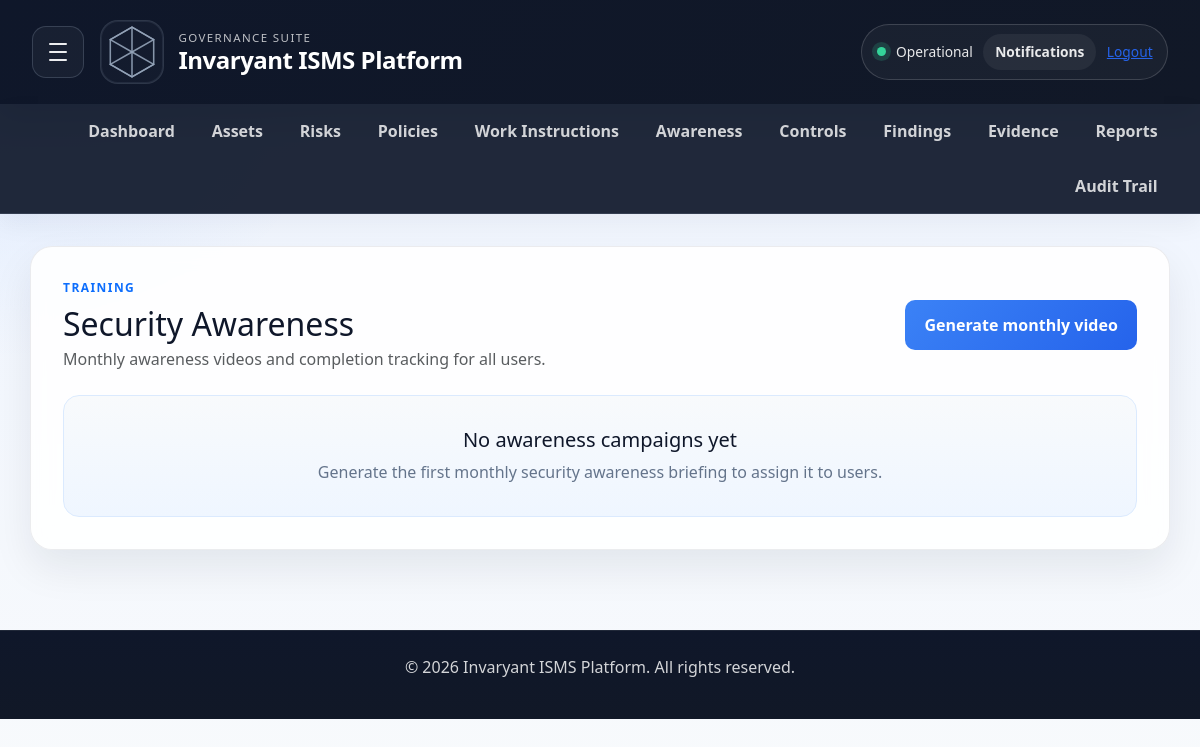
Page /security-awareness (signed in) on the earlier database version.
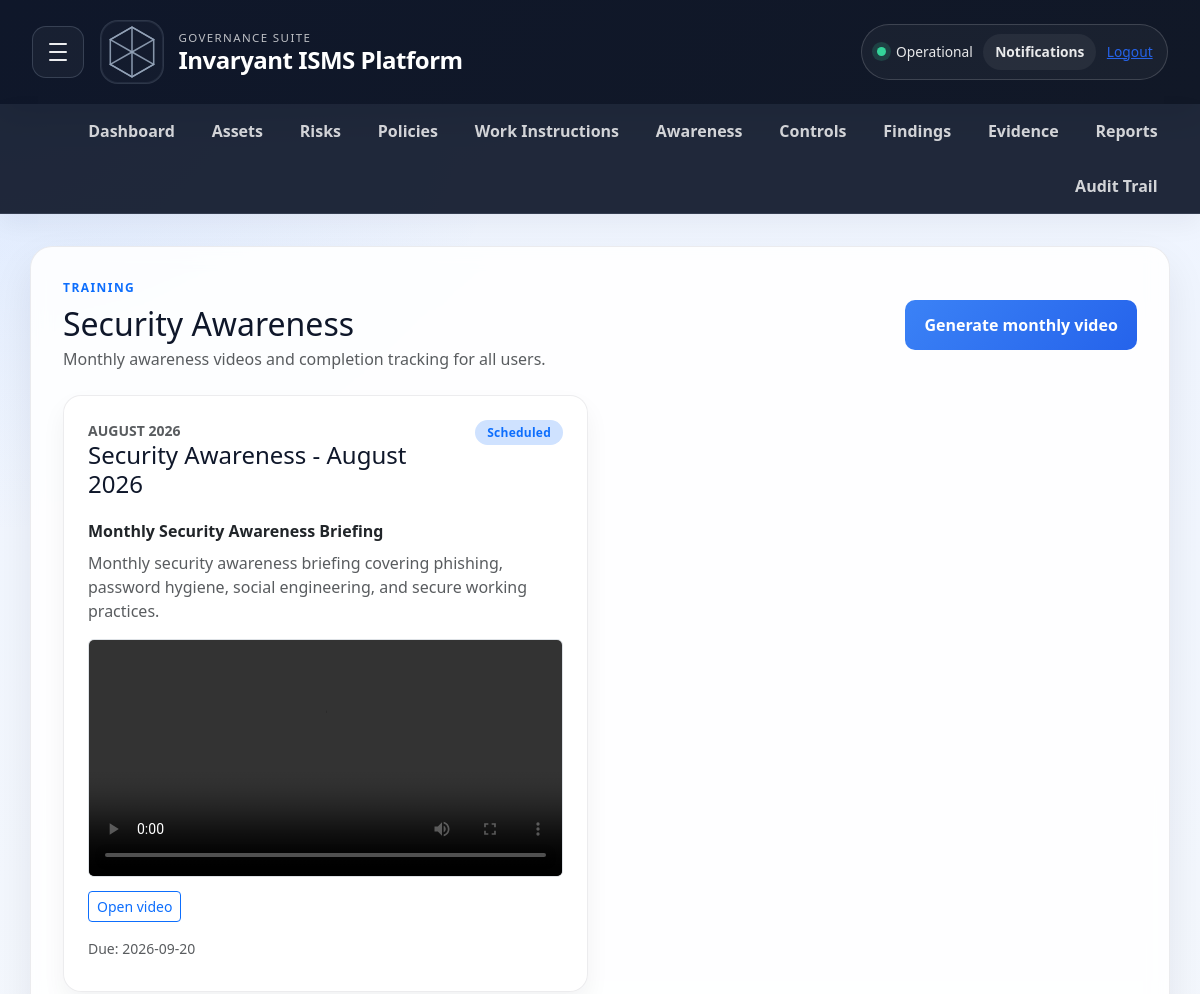
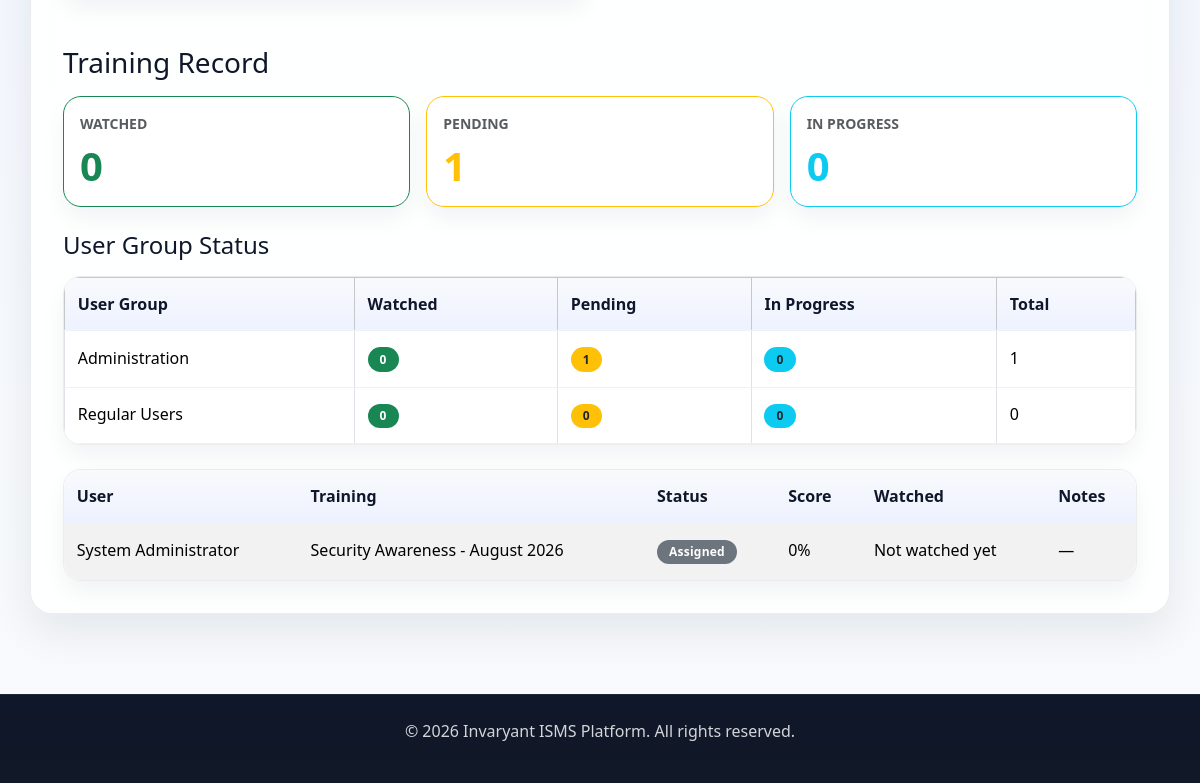
Same page on the later database version (2 pictures, top to bottom).
### app/models.py (models this page shows, shortened)
class SecurityAwarenessCampaign(db.Model):
    __tablename__ = 'security_awareness_campaigns'
    id = db.Column(db.Integer, primary_key=True)
    tenant_id = db.Column(db.Integer, db.ForeignKey('tenants.id'), nullable=False, default=1)
    title = db.Column(db.String(200), nullable=False)
    month_label = db.Column(db.String(50), nullable=False)
    video_title = db.Column(db.String(200), nullable=False)
    description = db.Column(db.Text)
    video_url = db.Column(db.String(500), nullable=True)
    status = db.Column(db.String(50), default='Scheduled')
    due_date = db.Column(db.DateTime, nullable=True)
    created_at = db.Column(db.DateTime, default=datetime.utcnow)
    created_by_user_id = db.Column(db.Integer, db.ForeignKey('users.id'), nullable=True)
    assignments = db.relationship('AwarenessAssignment', backref='campaign', lazy=True)

class UserGroup(db.Model):
    __tablename__ = 'user_groups'
    __table_args__ = (
        db.Index('ix_user_groups_tenant_id', 'tenant_id'),
    )
    id = db.Column(db.Integer, primary_key=True)
    tenant_id = db.Column(db.Integer, db.ForeignKey('tenants.id'), nullable=False)
    name = db.Column(db.String(200), nullable=False)
    description = db.Column(db.Text, nullable=True)
    created_at = db.Column(db.DateTime, default=datetime.utcnow)
    users = db.relationship(
        'User',
        secondary='user_group_memberships',
        backref=db.backref('groups', lazy='dynamic'),
        lazy='dynamic',
    )

class AwarenessAssignment(db.Model):
    __tablename__ = 'awareness_assignments'
    id = db.Column(db.Integer, primary_key=True)
    tenant_id = db.Column(db.Integer, db.ForeignKey('tenants.id'), nullable=False, default=1)
    campaign_id = db.Column(db.Integer, db.ForeignKey('security_awareness_campaigns.id'), nullable=False)
    user_id = db.Column(db.Integer, db.ForeignKey('users.id'), nullable=False)
    status = db.Column(db.String(50), default='Assigned')
    assigned_at = db.Column(db.DateTime, default=datetime.utcnow)
    sent_at = db.Column(db.DateTime, nullable=True)
    watched_at = db.Column(db.DateTime, nullable=True)
    completion_score = db.Column(db.Integer, default=0)
    notes = db.Column(db.Text, nullable=True)
    user = db.relationship('User', backref='awareness_assignments')

class User(UserMixin, db.Model):
    __tablename__ = 'users'
    __table_args__ = (
        db.Index('ix_users_tenant_id', 'tenant_id'),
        db.Index('ix_users_role_id', 'role_id'),
        db.Index('ix_users_email', 'email'),
    )
    id = db.Column(db.Integer, primary_key=True)
    tenant_id = db.Column(db.Integer, db.ForeignKey('tenants.id'), nullable=False)
    email = db.Column(db.String(255), unique=True, nullable=False)
    password_hash = db.Column(db.String(255), nullable=False)
    full_name = db.Column(db.String(200), nullable=False)
    role_id = db.Column(db.Integer, db.ForeignKey('roles.id'), nullable=False)
    is_active = db.Column(db.Boolean, default=True)
    mfa_enabled = db.Column(db.Boolean, default=False)
    mfa_secret = db.Column(db.String(64), nullable=True)
    profile_photo_path = db.Column(db.String(500), nullable=True)
    created_at = db.Column(db.DateTime, default=datetime.utcnow)
    last_login_at = db.Column(db.DateTime, nullable=True)
    role = db.relationship('Role', backref='users')

### app/routes.py (the view, shortened to what this page needs)
@main.route('/security-awareness')
@login_required
def security_awareness_list():
    if current_user.role and current_user.role.name in {'admin', 'security_manager', 'auditor'}:
        campaigns = SecurityAwarenessCampaign.query.filter_by(tenant_id=current_user.tenant_id).order_by(SecurityAwarenessCampaign.created_at.desc()).all()
        assignments = AwarenessAssignment.query.filter_by(tenant_id=current_user.tenant_id).order_by(AwarenessAssignment.assigned_at.desc()).all()
        all_groups = UserGroup.query.filter_by(tenant_id=current_user.tenant_id).order_by(UserGroup.name.asc()).all()
    watched_assignments = [a for a in assignments if a.status == 'Completed']
    pending_assignments = [a for a in assignments if a.status in {'Assigned', 'Pending'}]
    in_progress_assignments = [a for a in assignments if a.status == 'In Progress']
    group_status_breakdown = []
    for group in all_groups:
        group_user_ids = [user.id for user in group.users.all()] if hasattr(group.users, 'all') else [member.id for member in group.users]
        group_assignments = [assignment for assignment in assignments if assignment.user_id in group_user_ids]
        group_status_breakdown.append({
            'group': group,
            'watched': sum(1 for assignment in group_assignments if assignment.status == 'Completed'),
            'pending': sum(1 for assignment in group_assignments if assignment.status in {'Assigned', 'Pending'}),
            'in_progress': sum(1 for assignment in group_assignments if assignment.status == 'In Progress'),
            'total': len(group_assignments),
        })
    return render_template(
        'security_awareness_list.html',
        campaigns=campaigns,
        assignments=assignments,
        watched_assignments=watched_assignments,
        pending_assignments=pending_assignments,
        in_progress_assignments=in_progress_assignments,
        group_status_breakdown=group_status_breakdown,
    )

### app/templates/security_awareness_list.html (shortened to what this page needs)
{% extends "base.html" %}
{% block content %}
<div class="d-flex flex-column flex-lg-row justify-content-between align-items-lg-center mb-4 gap-3">
    <div>
        <p class="text-uppercase fw-bold text-primary mb-2" style="letter-spacing: 0.12em; font-size: 0.75rem;">Training</p>
        <h2 class="mb-1">Security Awareness</h2>
        <p class="text-muted mb-0">Monthly awareness videos and completion tracking for all users.</p>
    </div>
    {% if current_user.role and (current_user.role.name == 'admin' or current_user.role.name == 'security_manager') %}
    <a href="/security-awareness/new" class="btn btn-primary">Generate monthly video</a>
    {% endif %}
</div>
{% if campaigns %}
<div class="row g-4">
    {% for campaign in campaigns %}
    {% set assignment = none %}
    {% if current_user.role and (current_user.role.name == 'admin' or current_user.role.name == 'security_manager') %}
        {% set assignment = none %}
    {% else %}
        {% for item in current_user.awareness_assignments %}
            {% if item.campaign_id == campaign.id %}
                {% set assignment = item %}
            {% endif %}
        {% endfor %}
    {% endif %}
    <div class="col-lg-6">
        <div class="card h-100 p-4">
            <div class="d-flex justify-content-between align-items-start gap-3 mb-3">
                <div>
                    <div class="text-uppercase small text-muted fw-bold">{{ campaign.month_label }}</div>
                    <h4 class="mb-1">{{ campaign.title }}</h4>
                </div>
                <span class="badge bg-primary-subtle text-primary">{{ campaign.status }}</span>
            </div>
            <div class="mb-3">
                <strong>{{ campaign.video_title }}</strong>
                <p class="text-muted mt-2 mb-0">{{ campaign.description }}</p>
            </div>
            {% if campaign.video_url %}
            <div class="mb-3">
                <video
                    controls
                    preload="metadata"
                    class="w-100 rounded border"
                    data-assignment-id="{{ assignment.id if assignment else '' }}"
                    data-csrf-token="{{ session.get('_csrf_token') }}"
                    {% if assignment and assignment.status == 'Completed' %}data-watched="true"{% endif %}>
                    <source src="{{ campaign.video_url }}" type="video/mp4">
                </video>
                <div class="mt-2">
                    <a href="{{ campaign.video_url }}" target="_blank" rel="noopener" class="btn btn-outline-primary btn-sm">Open video</a>
                </div>
            </div>
            {% endif %}
            {% if current_user.role and (current_user.role.name == 'admin' or current_user.role.name == 'security_manager') %}
            <div class="small text-muted mb-2">Due: {{ campaign.due_date.strftime('%Y-%m-%d') if campaign.due_date else 'Not set' }}</div>
            {% endif %}
        </div>
    </div>
    {% endfor %}
</div>
{% else %}
<div class="empty-state">
    <h5 class="mb-2">No awareness campaigns yet</h5>
    <p class="mb-0">Generate the first monthly security awareness briefing to assign it to users.</p>
</div>
{% endif %}
{% if assignments %}
<div class="mt-5">
    <div class="d-flex justify-content-between align-items-center mb-3">
        <h3 class="mb-0">Training Record</h3>
    </div>
    <div class="row g-3 mb-4">
        <div class="col-md-4">
            <div class="card border-success h-100">
                <div class="card-body">
                    <div class="text-muted small text-uppercase fw-bold">Watched</div>
                    <div class="display-6 fw-bold text-success mt-2">{{ watched_assignments|length }}</div>
                </div>
            </div>
        </div>
        <div class="col-md-4">
            <div class="card border-warning h-100">
                <div class="card-body">
                    <div class="text-muted small text-uppercase fw-bold">Pending</div>
                    <div class="display-6 fw-bold text-warning mt-2">{{ pending_assignments|length }}</div>
                </div>
            </div>
        </div>
        <div class="col-md-4">
            <div class="card border-info h-100">
                <div class="card-body">
                    <div class="text-muted small text-uppercase fw-bold">In Progress</div>
                    <div class="display-6 fw-bold text-info mt-2">{{ in_progress_assignments|length }}</div>
                </div>
            </div>
        </div>
    </div>
    {% if group_status_breakdown %}
    <div class="mb-4">
        <h4 class="mb-3">User Group Status</h4>
        <div class="card p-0 overflow-hidden">
            <div class="table-responsive">
                <table class="table table-bordered table-hover mb-0 align-middle">
                    <thead class="table-light">
                        <tr>
                            <th>User Group</th>
                            <th>Watched</th>
                            <th>Pending</th>
                            <th>In Progress</th>
                            <th>Total</th>
                        </tr>
                    </thead>
                    <tbody>
                        {% for item in group_status_breakdown %}
                        <tr>
                            <td>{{ item.group.name }}</td>
                            <td><span class="badge bg-success">{{ item.watched }}</span></td>
                            <td><span class="badge bg-warning text-dark">{{ item.pending }}</span></td>
                            <td><span class="badge bg-info text-dark">{{ item.in_progress }}</span></td>
                            <td>{{ item.total }}</td>
                        </tr>
                        {% endfor %}
                    </tbody>
                </table>
            </div>
        </div>
    </div>
    {% endif %}
    <div class="card p-0 overflow-hidden">
        <div class="table-responsive">
            <table class="table table-striped table-hover mb-0 align-middle">
                <thead class="table-light">
                    <tr>
                        <th>User</th>
                        <th>Training</th>
                        <th>Status</th>
                        <th>Score</th>
                        <th>Watched</th>
                        <th>Notes</th>
                    </tr>
                </thead>
                <tbody>
                    {% for record in assignments %}
                    <tr>
                        <td>{{ record.user.full_name or record.user.email if record.user else 'Unknown user' }}</td>
                        <td>{{ record.campaign.title if record.campaign else 'Training campaign' }}</td>
                        <td>
                            <span class="badge {% if record.status == 'Completed' %}bg-success{% elif record.status == 'In Progress' %}bg-info text-dark{% elif record.status == 'Pending' %}bg-warning text-dark{% else %}bg-secondary{% endif %}">
                                {{ record.status if record.status else 'Assigned' }}
                            </span>
                        </td>
                        <td>{{ record.completion_score }}%</td>
                        <td>{{ record.watched_at.strftime('%Y-%m-%d') if record.watched_at else 'Not watched yet' }}</td>
                        <td>{{ record.notes or '—' }}</td>
                    </tr>
                    {% endfor %}
                </tbody>
            </table>
        </div>
    </div>
</div>
{% endif %}
{% endblock %}

### app/templates/base.html (shortened to what this page needs)
<!DOCTYPE html>
<html lang="en">
<head>
    <link href="https://cdn.jsdelivr.net/npm/bootstrap@5.3.3/dist/css/bootstrap.min.css" rel="stylesheet">
    <link href="{{ url_for('static', filename='style.css') }}" rel="stylesheet">
</head>
<body>
    <div class="page-shell">
        <header class="topbar">
            <div class="topbar-left-group">
                <div class="quick-nav" aria-label="Quick navigation">
                    <button class="quick-nav-button" type="button" aria-label="Open quick navigation menu">
                        <span></span>
                        <span></span>
                        <span></span>
                    </button>
                </div>
                <div class="brand-wrap">
                    <div class="brand-mark" aria-label="Invaryant logo">
                    </div>
                    <div>
                        <div class="eyebrow">Governance Suite</div>
                        <h1>Invaryant ISMS Platform</h1>
                    </div>
                </div>
            </div>
            <div class="topbar-actions">
                <span class="status-dot"></span>
                <span>Operational</span>
                {% if current_user.is_authenticated %}
                <a href="{{ url_for('main.notifications_page') }}" class="notification-link">
                    Notifications
                    {% set current_notifications = notifications if notifications is defined else [] %}
                </a>
                <a href="{{ url_for('main.logout') }}" class="logout-link">Logout</a>
                {% endif %}
            </div>
        </header>
        <nav class="main-nav" aria-label="Main navigation">
            <div class="nav-menu">
                <a class="nav-link" href="/dashboard">Dashboard</a>
                <a class="nav-link" href="/assets">Assets</a>
                <a class="nav-link" href="/risks">Risks</a>
                <a class="nav-link" href="/policies">Policies</a>
                <a class="nav-link" href="/work-instructions">Work Instructions</a>
                <a class="nav-link" href="/security-awareness">Awareness</a>
                <a class="nav-link" href="/controls">Controls</a>
                <a class="nav-link" href="/findings">Findings</a>
                <a class="nav-link" href="/evidence">Evidence</a>
                <a class="nav-link" href="/reports">Reports</a>
                <a class="nav-link" href="/audit-trail">Audit Trail</a>
            </div>
        </nav>
        <main>
            <div class="container app-panel">
                {% block content %}{% endblock %}
            </div>
        </main>
        <footer>
            <p>&copy; 2026 Invaryant ISMS Platform. All rights reserved.</p>
        </footer>
    </div>
</body>
</html>

Differences in the rows shown:
added SecurityAwarenessCampaign: month_label "AUGUST 2026", title "Security Awareness - August 2026", status "Scheduled", video_title "Monthly Security Awareness Briefing", description "Monthly security awareness briefing covering phishing, password hygiene, social engineering, and secure working practices.", due_date "2026-09-20"
added UserGroup: group.name "Administration"
added UserGroup: group.name "Regular Users"
added AwarenessAssignment: user "System Administrator", campaign "Security Awareness - August 2026", status "Assigned", completion_score "0", watched_at "Not watched yet", notes "—"
Other differences:
{{ watched_assignments|length }}: (not shown) → "0"
{{ pending_assignments|length }}: (not shown) → "1"
{{ in_progress_assignments|length }}: (not shown) → "0"
text no longer shown: "No awareness campaigns yet Generate the first monthly security awareness briefing to assign it to users."
text now shown: "Training Record WATCHED PENDING IN PROGRESS User Group Status User Group Watched Pending In Progress Total User Training Status Score Watched Notes"
new list line: "0 1 0 1"
new list line: "0 0 0 0"
